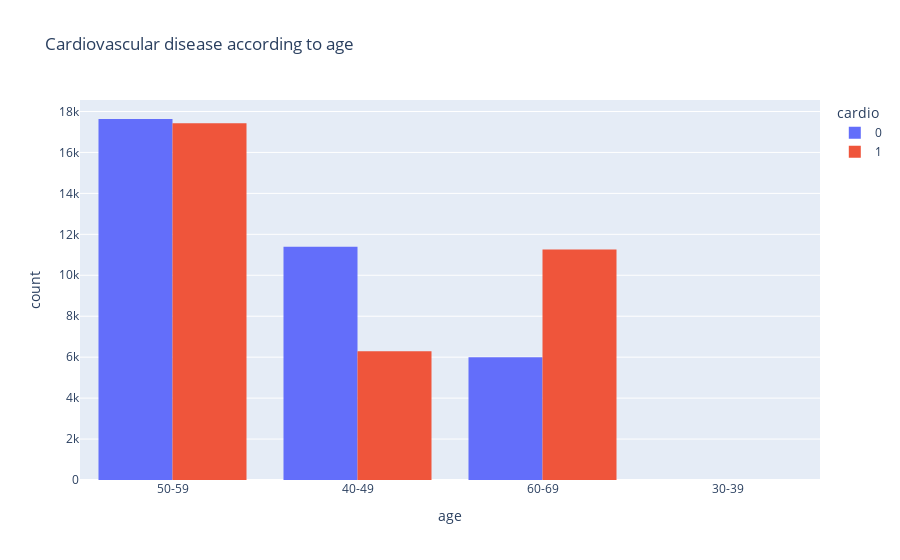

Notebook cell for this chart:
### Code cell
#Create an interactive visualization of the number of people with cardiovascular disease according to age
fig = px.histogram(data, x='age', color='cardio', barmode='group', nbins=7, title='Cardiovascular disease according to age')
fig.show()

### Figure 1 — Plotly figure (JSON) as saved in the notebook; plotly's stock layout.template omitted (floating-point values rounded to 4 significant figures; data arrays with more than 128 entries replaced by an {"elided": "..."} marker saying what was removed)
{"data": [{"alignmentgroup": "True", "bingroup": "x", "hovertemplate": "cardio=0<br>age=%{x}<br>count=%{y}<extra></extra>", "legendgroup": "0", "marker": {"color": "#636efa", "pattern": {"shape": ""}}, "name": "0", "nbinsx": 7, "offsetgroup": "0", "orientation": "v", "showlegend": true, "type": "histogram", "x": {"elided": "35021 str values"}, "xaxis": "x", "yaxis": "y"}, {"alignmentgroup": "True", "bingroup": "x", "hovertemplate": "cardio=1<br>age=%{x}<br>count=%{y}<extra></extra>", "legendgroup": "1", "marker": {"color": "#EF553B", "pattern": {"shape": ""}}, "name": "1", "nbinsx": 7, "offsetgroup": "1", "orientation": "v", "showlegend": true, "type": "histogram", "x": {"elided": "34979 str values"}, "xaxis": "x", "yaxis": "y"}], "layout": {"barmode": "group", "legend": {"title": {"text": "cardio"}, "tracegroupgap": 0}, "title": {"text": "Cardiovascular disease according to age"}, "xaxis": {"anchor": "y", "domain": [0, 1], "title": {"text": "age"}}, "yaxis": {"anchor": "x", "domain": [0, 1], "title": {"text": "count"}}}}
